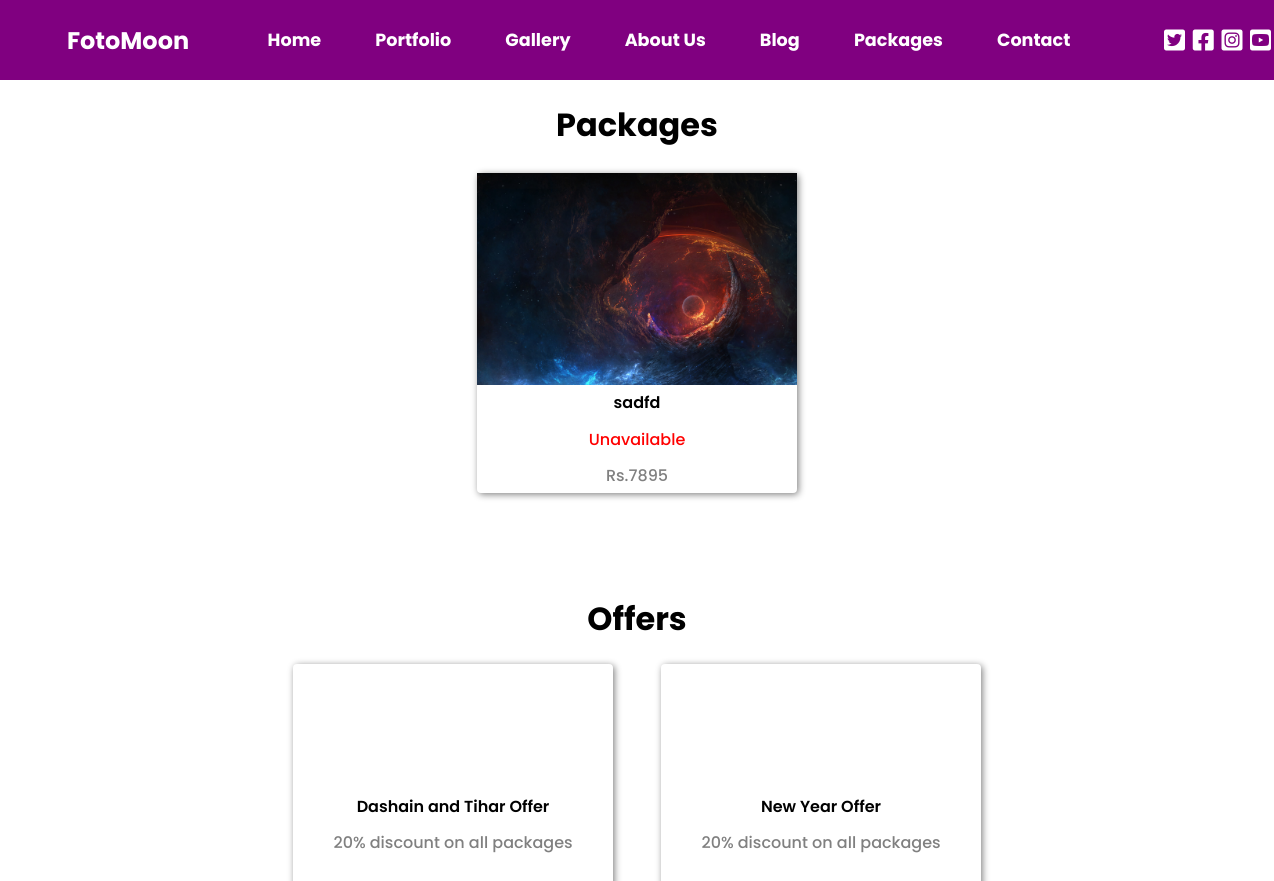
/package/packages/, run on an earlier commit of the app's database.
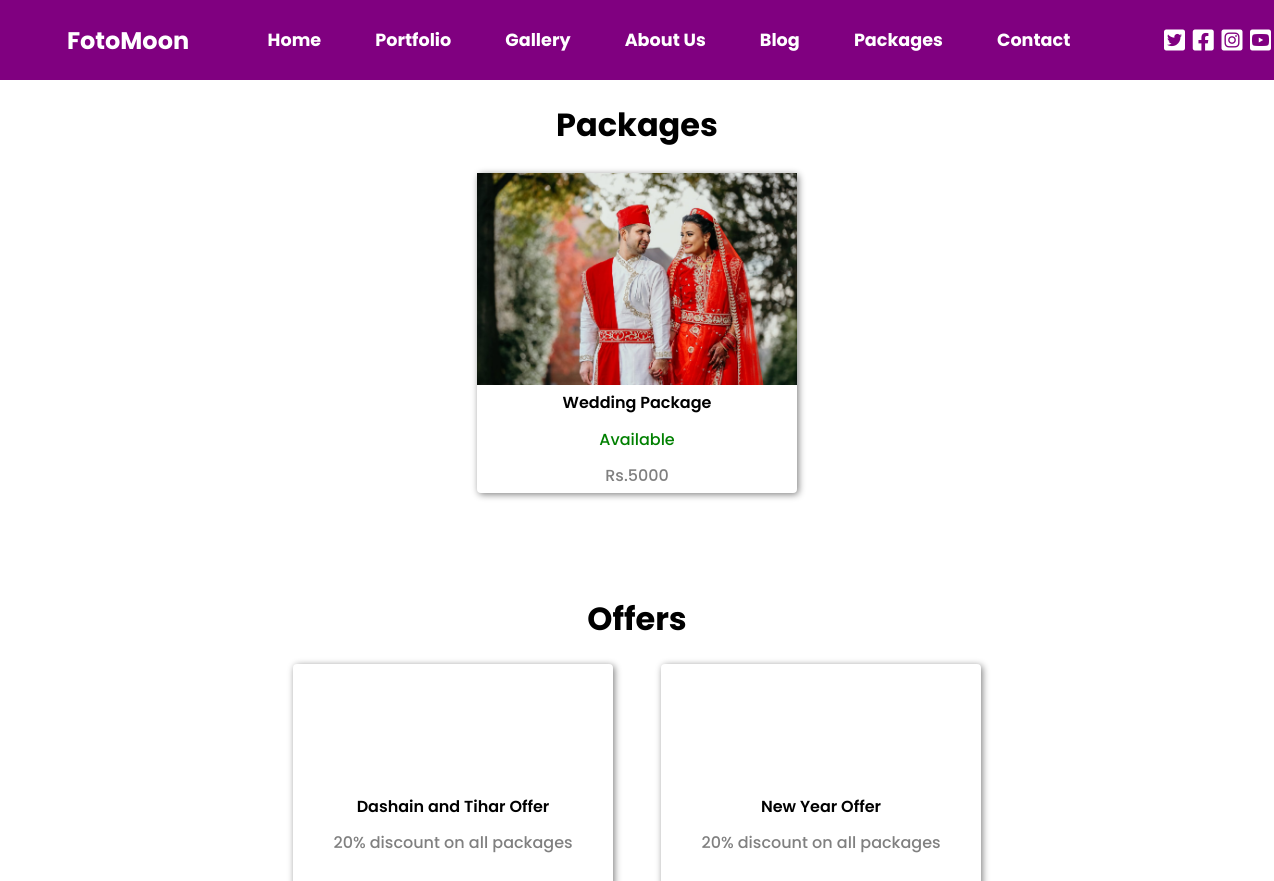
And on a later commit of the database.
### packages/models.py (models this page shows, shortened)
class Packages(models.Model):
    AVAILABILITY = (
        ('yes', 'Yes'),
        ('no', 'No'),
    )
    title = models.CharField(max_length=250)
    photo = models.ImageField(upload_to='images/packages/', blank=False, verbose_name="Cover Photo")
    available = models.CharField(max_length=200, choices = AVAILABILITY, verbose_name="Is available?")
    price = models.IntegerField()
    created = models.DateTimeField(auto_now_add=True, null=True)
    class Meta:
        ordering = ['available', '-created']

### packages/views.py (the view)
# urls.py: path('package/', include('packages.urls')),
def packages(request):
    context={}
    packages = Packages.objects.all()
    context={'packages': packages}
    return render (request, 'packages/packages.html', context)

### packages/templates/packages/packages.html
{% extends 'main.html' %}
{% load static %}
{% block styles %}
<link rel="stylesheet" href="{% static 'css/packages.css' %}">
{% endblock styles %}
{% block content %}
{% include 'navbar.html' %}
<h1>Packages</h1>
<div class="container">
    <div class="packages">
        {% for package in packages %}
        <div class="card">
            <img src="{{package.photo.url}}" alt="">
            <p>{{package.title}}</p>
            {% if package.available == "yes"%}
            <p style="color: green;">Available</p>
            {% else %}
            <p style="color:red">Unavailable</p>
            {% endif %}
            <p>Rs.{{package.price}}</p>
        </div>
        {% endfor %}
    </div>
    <h1>Offers</h1>
    <div class="offers">
        <div class="card">
            <p>Dashain and Tihar Offer</p>
            <p>20% discount on all packages</p>
        </div>
        <div class="card">
            <p>New Year Offer</p>
            <p>20% discount on all packages</p>
        </div>
    </div>
</div>
{% endblock content %}

What changed in the data, as far as the page shows it:
changed Packages: photo: a different picture; title "sadfd" → "Wedding Package"; price "7895" → "5000"; available "Unavailable" → "Available"
